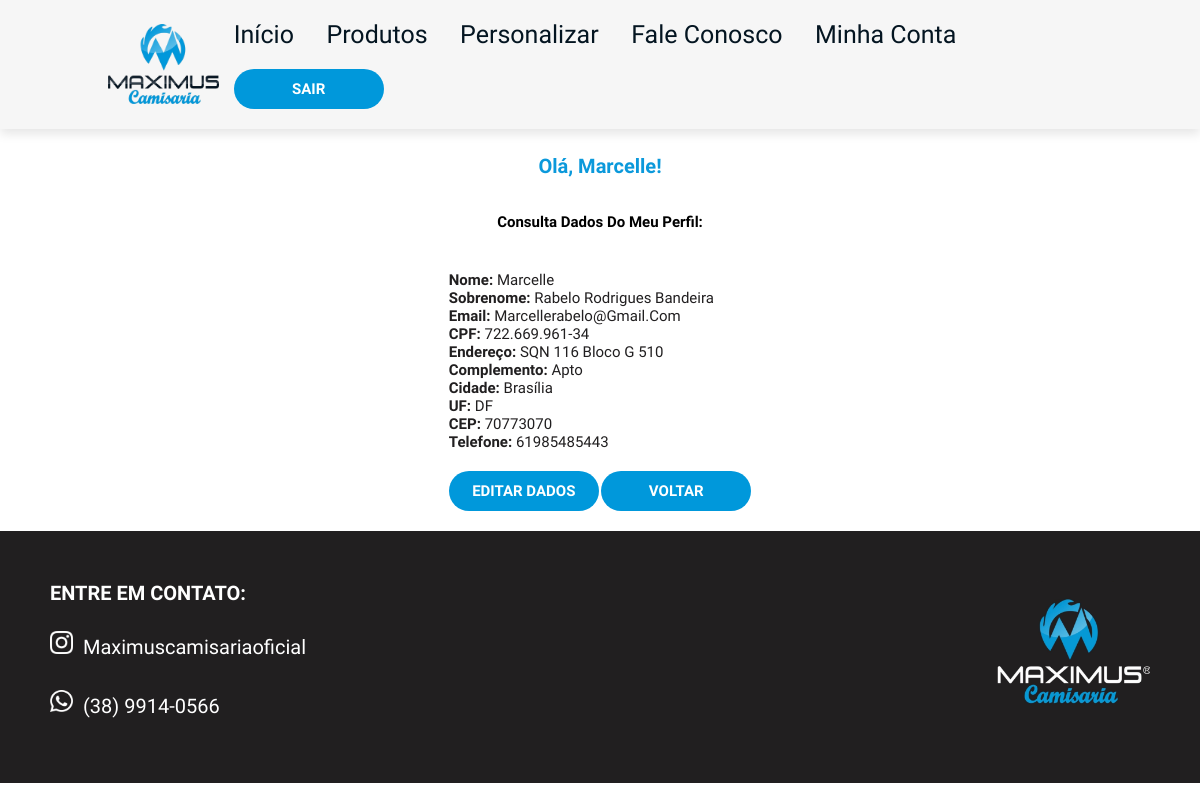
Page /visualizarDados (signed in) on the committed database.
### loja/models.py (models this page shows)
class Usuario(database.Model, UserMixin):
    id = database.Column(database.Integer, primary_key=True)
    username = database.Column(database.String, nullable=False)
    userlastname = database.Column(database.String, nullable=False)
    email = database.Column(database.String, nullable=False, unique=True)
    senha = database.Column(database.String, nullable=False)
    cpf = database.Column(database.String(11), nullable=False, unique=True)
    endereco = database.Column(database.String, nullable=False)
    complemento = database.Column(database.String, nullable=False)
    cidade = database.Column(database.String, nullable=False)
    uf = database.Column(database.String(2), nullable=False)
    cep = database.Column(database.String(8), nullable=False)
    telefone = database.Column(database.String, nullable=False)
    foto_perfil = database.Column(database.String, default="default_profile.png")

### loja/routes.py (the view)
@app.route("/visualizarDados")
@login_required
def visualizarDados():
    return render_template("visualizar_dados.html", usuario=current_user.id)

### loja/models.py (called while the page is built)
@login_manager.user_loader
def load_usuario(id_usuario):
    return Usuario.query.get(int(id_usuario))

### loja/templates/visualizar_dados.html (shortened to what this page needs)
{% extends "perfil.html" %}
{% block style %}
<link rel="stylesheet" href="{{ url_for('static', filename='css/homepage.css') }}">
{% endblock %}
{% block main1 %}
<div class="Subtitulo-base">
    <h1 class="subtitulo">Olá, {{ current_user.username }}!</h1>
    <h1 class="texto">Consulta dados do meu perfil:</h1>
</div>
{% endblock %}
{% block main2 %}
<div class="visualizar">
    <div method="POST" action="{{ url_for('editar_usuario', id_usuario=current_user.id) }}">
        <div class="form-group">
            <label for="username">Nome:</label>
            {{ current_user.username }}
        </div>
        <div class="form-group">
            <label for="userlastname">Sobrenome:</label>
            {{ current_user.userlastname }}
        </div>
        <div class="form-group">
            <label for="email">Email:</label>
            {{ current_user.email }}
        </div>
        <div class="form-group">
            <label for="cpf">CPF:</label>
           {{ current_user.cpf }}
        </div>
        <div class="form-group">
            <label for="endereco">Endereço:</label>
            {{ current_user.endereco }}
        </div>
        <div class="form-group">
            <label for="complemento">Complemento:</label>
           {{ current_user.complemento }}
        </div>
        <div class="form-group">
            <label for="cidade">Cidade:</label>
            {{ current_user.cidade }}
        </div>
        <div class="form-group">
            <label for="uf">UF:</label>
            {{ current_user.uf }}
        </div>
        <div class="form-group">
            <label for="cep">CEP:</label>
            {{ current_user.cep }}
        </div>
        <div class="form-group">
            <label for="telefone">Telefone:</label>
            <span>{{ current_user.telefone }}</span>
        </div>
        <a href="{{ url_for('editar_usuario', id_usuario=current_user.id) }}"><button class="botao1"><strong>EDITAR DADOS</strong></button></a>
        <a href="/minhaconta"><button class="botao1"><strong>VOLTAR</strong></button></a>
    </div>
</div>
{% endblock %}

### loja/static/css/homepage.css (style rules this page uses)
:root { --azulclaro: #0098db; --azulescuro: #041521; --branco: #f6f6f6; --azulbotao: #00008B; --logoescura: #211f20; }
* { margin: 0; padding: 0; box-sizing: border-box; font-family: "Quicksand", sans-serif; outline: none; border: none; text-transform: capitalize; transition: .2s linear; }
html { font-size: 62.5%; scroll-behavior: smooth; scroll-padding-top: 6rem; overflow-x: hidden; }
.botao1 { background-color:var(--azulclaro) ; width: 15rem; height: 4rem; border: none; font-family: 'Quicksand', sans-serif; font-size: 15px; color: white; border-radius: 20px; margin-top: 2rem; }
.subtitulo { padding: 5px; font-family: "Quicksand", sans-serif; color:#0b99db; display: flex; justify-content: center; height: 70; margin-top: 2rem; margin-bottom: 2rem; }
.texto { text-align: center; margin-top: 10px; font-size: 15px }
.visualizar { margin-top: 20px; }
.visualizar { display: flex; justify-content: center; align-items: center; padding: 20px; }
.visualizar .form-group { flex-direction: column; color: #211f20; width: 100%; font-size: 15px; }
.visualizar label { font-weight: bold; color: #211f20; width: 100%; }
.Subtitulo-base { display: flex; flex-direction: column; }

### rows in the picture
Usuario: username "Marcelle", userlastname "Rabelo Rodrigues Bandeira", email "Marcellerabelo@gmail.com", cpf "722.669.961-34", endereco "SQN 116 Bloco G 510", complemento "Apto", cidade "Brasília", uf "DF", cep "70773070", telefone "61985485443"
